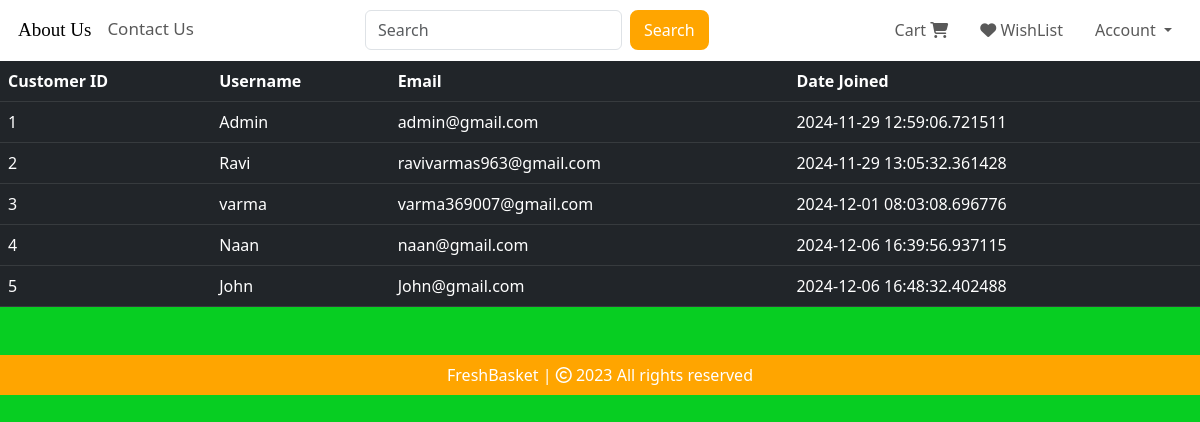
Page /customers (signed in) on the committed database.
### website/models.py (models this page shows, shortened)
class Customer(db.Model, UserMixin):
    id = db.Column(db.Integer, primary_key=True)
    email = db.Column(db.String(100), unique=True)
    username = db.Column(db.String(100))
    password_hash = db.Column(db.String(150))
    date_joined = db.Column(db.DateTime(), default=datetime.utcnow)
    cart_items = db.relationship('Cart', backref=db.backref('customer', lazy=True))
    orders = db.relationship('Order', backref=db.backref('customer', lazy=True))
    @property
    def password(self):
        raise AttributeError('Password is not a readable Attribute')

### website/admin.py (the view)
@admin.route('/customers')
@login_required
def display_customers():
    if current_user.id == 1:
        customers = Customer.query.all()
        return render_template('customers.html', customers=customers)
    return render_template('404.html')

### website/__init__.py (called while the page is built)
def create_app():
    app = Flask(__name__)
    app.config['SECRET_KEY'] = 'dfgdfji oijfoijdf'
    app.config['SQLALCHEMY_DATABASE_URI'] = f'sqlite:///{DB_NAME}'
    db.init_app(app)
    @app.errorhandler(404)
    def page_not_found(error):
        return render_template('404.html')
    login_manager = LoginManager()
    login_manager.init_app(app)
    login_manager.login_view = 'auth.login'
    @login_manager.user_loader
    def load_user(id):
        return Customer.query.get(int(id))
    from .views import views
    from .admin import admin
    from .auth import  auth
    from .models import Customer, Cart , Product , Order
    app.register_blueprint(views,url_prefix = "/")
    app.register_blueprint(admin, url_prefix="/")
    app.register_blueprint(auth, url_prefix="/")
    with app.app_context():
        create_database()
    return app

### website/templates/customers.html (shortened to what this page needs)
{% extends 'base.html' %}
{% block body %}
<table class="table table-dark table-hover">
    <thead>
        <tr>
            <th scope="col">Customer ID</th>
            <th scope="col">Username</th>
            <th scope="col">Email</th>
            <th scope="col">Date Joined</th>
        </tr>
    </thead>
    <tbody>
        {% for customer in customers %}
        <tr>
        <td>{{ customer.id }}</td>
        <td>{{ customer.username }}</td>
        <td>{{ customer.email }}</td>
        <td>{{ customer.date_joined }}</td>
        </tr>
        {% endfor %}
    </tbody>
</table>
{% endblock %}

### rows in the picture
Customer: id "1", username "Admin", email "admin@gmail.com", date_joined "2024-11-29 12:59:06.721511"
Customer: id "2", username "Ravi", email "ravivarmas963@gmail.com", date_joined "2024-11-29 13:05:32.361428"
Customer: id "3", username "varma", email "varma369007@gmail.com", date_joined "2024-12-01 08:03:08.696776"
Customer: id "4", username "Naan", email "naan@gmail.com", date_joined "2024-12-06 16:39:56.937115"
Customer: id "5", username "John", email "John@gmail.com", date_joined "2024-12-06 16:48:32.402488"
